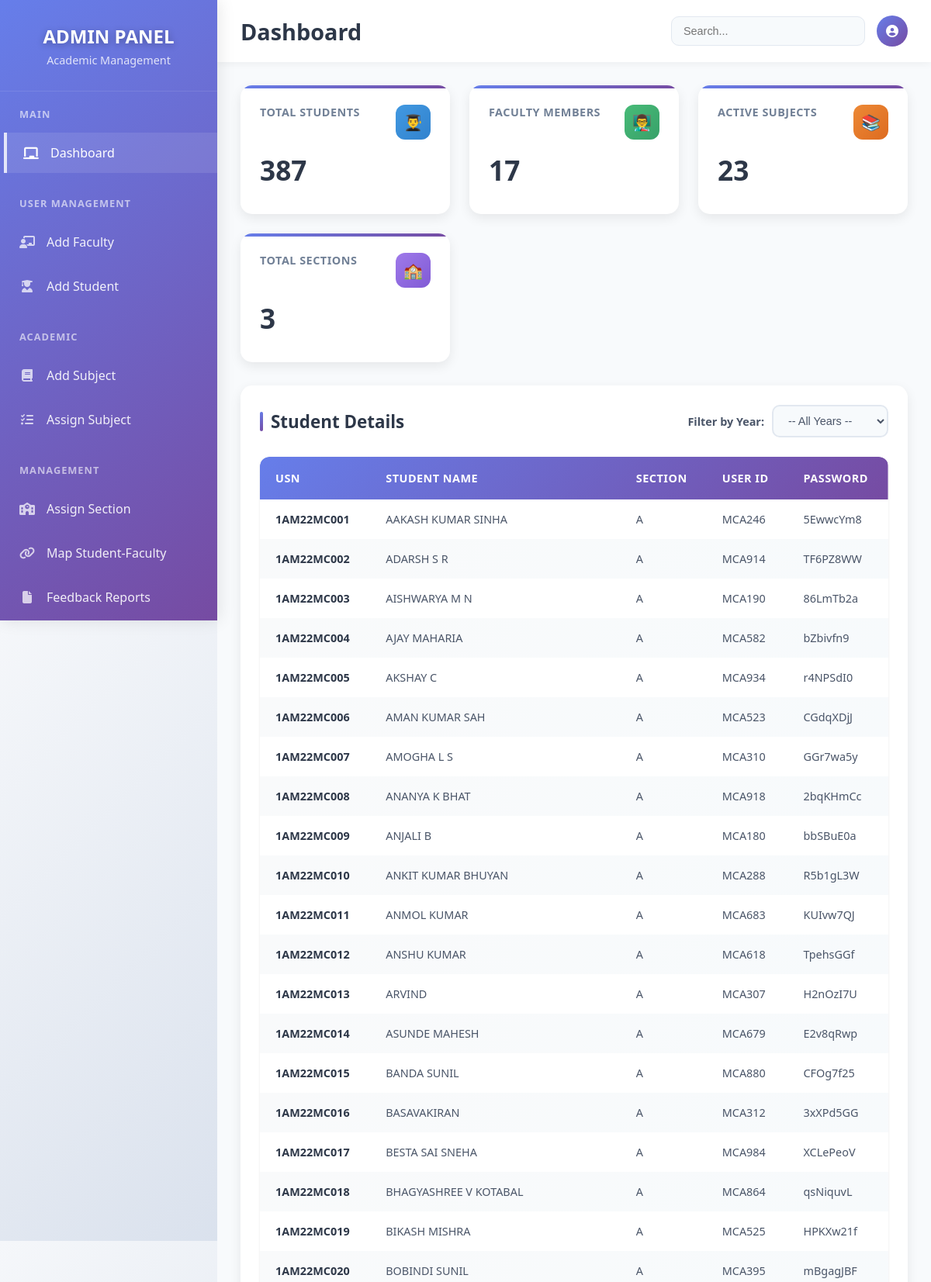
/admin-dashboard/ (signed in, upper part), run on the app's committed database.
### feedback_app/models.py (models this page shows, shortened)
class Student(models.Model):
    user = models.CharField(max_length=150)
    name = models.CharField(max_length=100)
    usn = models.CharField(max_length=20)
    section = models.CharField(max_length=10, default="A")
    year = models.IntegerField(default=2020)
    semester = models.CharField(max_length=10, default="1")
    generated_userid = models.CharField(max_length=150, blank=True)
    generated_password = models.CharField(max_length=100, blank=True)

### feedback_app/views.py (the view)
# urls.py: path('admin-dashboard/', views.admin_dashboard, name='admin_dashboard'),
@login_required
def admin_dashboard(request):
    selected_year = request.GET.get('year')
    all_students = Student.objects.all()
    years = sorted(set(student.year for student in all_students))
    if selected_year:
        students = Student.objects.filter(year=selected_year).order_by('usn')  # 🟢 Sorted filtered students
    else:
        students = Student.objects.all().order_by('usn')  # 🟢 Default to all students
    faculty = Faculty.objects.all().order_by('name')
    subjects = Subject.objects.all()
    sections = Section.objects.all()
    return render(request, 'feedback_app/admin_dashboard.html', {
        'students': students,
        'years': years,
        'selected_year': selected_year,
        'faculty': faculty,
        'subjects': subjects,
        'sections': sections
    })

### feedback_app/templates/feedback_app/admin_dashboard.html (shortened to what this page needs)
<!DOCTYPE html>
<html lang="en">
<head>
    <link rel="stylesheet" href="https://cdnjs.cloudflare.com/ajax/libs/font-awesome/6.5.0/css/all.min.css">
</head>
<body>
    <div class="dashboard-container">
        <aside class="sidebar">
            <div class="sidebar-header">
                <div class="logo">ADMIN PANEL</div>
                <div class="logo-subtitle">Academic Management</div>
            </div>
            <nav class="nav-menu">
                <div class="nav-section">
                    <div class="nav-section-title">Main</div>
                    <div class="nav-item">
                        <a href="#" class="nav-link active">
                            <div class="nav-icon"><i class="fa-solid fa-chalkboard"></i></div>
                            Dashboard
                        </a>
                    </div>
                </div>
                <div class="nav-section">
                    <div class="nav-section-title">User Management</div>
                    <div class="nav-item">
                        <a href="{% url 'add_faculty' %}" class="nav-link">
                            <div class="nav-icon"><i class="fas fa-chalkboard-teacher"></i></div>
                            Add Faculty
                        </a>
                    </div>
                    <div class="nav-item">
                        <a href="{% url 'add_student' %}" class="nav-link">
                            <div class="nav-icon"><i class="fa-solid fa-user-graduate"></i></div>
                            Add Student
                        </a>
                    </div>
                </div>
                <div class="nav-section">
                    <div class="nav-section-title">Academic</div>
                    <div class="nav-item">
                        <a href="{% url 'add_subject' %}" class="nav-link">
                            <div class="nav-icon"><i class="fa-solid fa-book"></i></div>
                            Add Subject
                        </a>
                    </div>
                    <div class="nav-item">
                        <a href="{% url 'assign_subject' %}" class="nav-link">
                            <div class="nav-icon"><i class="fas fa-tasks"></i></div>
                            Assign Subject
                        </a>
                    </div>
                </div>
                <div class="nav-section">
                    <div class="nav-section-title">Management</div>
                    <div class="nav-item">
                        <a href="{% url 'assign_section' %}" class="nav-link">
                            <div class="nav-icon"><i class="fa-solid fa-school"></i></div>
                            Assign Section
                        </a>
                    </div>
                    <div class="nav-item">
                        <a href="{% url 'map_student_faculty' %}" class="nav-link">
                            <div class="nav-icon"><i class="fa fa-link" aria-hidden="true"></i></div>
                            Map Student-Faculty
                        </a>
                    </div>
                    <div class="nav-item">
                        <a href="{% url 'feedback_report' %}" class="nav-link">
                            <div class="nav-icon"><i class="fa fa-file" aria-hidden="true"></i></div>
                            Feedback Reports
                        </a>
                    </div>
                </div>
            </nav>
            <br><br>
        </aside>
        <main class="main-content">
            <header class="top-bar">
                <h1 class="page-title">Dashboard</h1>
                <div class="user-actions">
                    <input type="text" class="search-box" placeholder="Search...">
                    <div class="user-avatar"><i class="fa-solid fa-circle-user"></i></div>
                </div>
            </header>
            <div class="content-area">
                <div class="stats-grid">
                    <div class="stat-card blue">
                        <div class="stat-header">
                            <div>
                                <div class="stat-title">Total Students</div>
                            </div>
                            <div class="stat-icon">👨‍🎓</div>
                        </div>
                        <div class="stat-number">{{ students|length }}</div>
                    </div>
                    <div class="stat-card green">
                        <div class="stat-header">
                            <div>
                                <div class="stat-title">Faculty Members</div>
                            </div>
                            <div class="stat-icon">👨‍🏫</div>
                        </div>
                        <div class="stat-number">{{ faculty|length }}</div>
                    </div>
                    <div class="stat-card orange">
                        <div class="stat-header">
                            <div>
                                <div class="stat-title">Active Subjects</div>
                            </div>
                            <div class="stat-icon">📚</div>
                        </div>
                        <div class="stat-number">{{ subjects|length }}</div>
                    </div>
                    <div class="stat-card purple">
                        <div class="stat-header">
                            <div>
                                <div class="stat-title">Total Sections</div>
                            </div>
                            <div class="stat-icon">🏫</div>
                        </div>
                        <div class="stat-number">{{ sections|length }}</div>
                    </div>
                </div>
                <div class="table-container">
                    <div class="table-header">
                        <h2 class="table-title">
                            Student Details{% if selected_year %} - Year {{ selected_year }}{% endif %}
                        </h2>
                        <form method="get" class="year-selector">
                            <label for="year-select">Filter by Year:</label>
                            <select name="year" id="year-select" onchange="this.form.submit()">
                                <option value="">-- All Years --</option>
                            </select>
                        </form>
                    </div>
                    <table class="modern-table">
                        <thead>
                            <tr>
                                <th>USN</th>
                                <th>Student Name</th>
                                <th>Section</th>
                                <th>User ID</th>
                                <th>Password</th>
                            </tr>
                        </thead>
                        <tbody>
                            {% for student in students %}
                                <tr>
                                    <td>{{ student.usn }}</td>
                                    <td>{{ student.name }}</td>
                                    <td>{{ student.section }}</td>
                                    <td>{{ student.generated_userid }}</td>
                                    <td>{{ student.generated_password }}</td>
                                </tr>
                            {% empty %}
                                <tr>
                                    <td colspan="5" class="empty-state">
                                        No students found for the selected year.
                                    </td>
                                </tr>
                            {% endfor %}
                        </tbody>
                    </table>
                </div>
            </div>
        </main>
    </div>
</body>
</html>

### data on the page
Student: usn "1AM22MC001", name "AAKASH KUMAR SINHA", section "A", generated_userid "MCA246", generated_password "5EwwcYm8"
Student: usn "1AM22MC002", name "ADARSH S R", section "A", generated_userid "MCA914", generated_password "TF6PZ8WW"
Student: usn "1AM22MC003", name "AISHWARYA M N", section "A", generated_userid "MCA190", generated_password "86LmTb2a"
Student: usn "1AM22MC004", name "AJAY MAHARIA", section "A", generated_userid "MCA582", generated_password "bZbivfn9"
Student: usn "1AM22MC005", name "AKSHAY C", section "A", generated_userid "MCA934", generated_password "r4NPSdI0"
Student: usn "1AM22MC006", name "AMAN KUMAR SAH", section "A", generated_userid "MCA523", generated_password "CGdqXDjJ"
Student: usn "1AM22MC007", name "AMOGHA L S", section "A", generated_userid "MCA310", generated_password "GGr7wa5y"
Student: usn "1AM22MC008", name "ANANYA K BHAT", section "A", generated_userid "MCA918", generated_password "2bqKHmCc"
Student: usn "1AM22MC009", name "ANJALI B", section "A", generated_userid "MCA180", generated_password "bbSBuE0a"
Student: usn "1AM22MC010", name "ANKIT KUMAR BHUYAN", section "A", generated_userid "MCA288", generated_password "R5b1gL3W"
Student: usn "1AM22MC011", name "ANMOL KUMAR", section "A", generated_userid "MCA683", generated_password "KUIvw7QJ"
Student: usn "1AM22MC012", name "ANSHU KUMAR", section "A", generated_userid "MCA618", generated_password "TpehsGGf"
Student: usn "1AM22MC013", name "ARVIND", section "A", generated_userid "MCA307", generated_password "H2nOzI7U"
Student: usn "1AM22MC014", name "ASUNDE MAHESH", section "A", generated_userid "MCA679", generated_password "E2v8qRwp"
Student: usn "1AM22MC015", name "BANDA SUNIL", section "A", generated_userid "MCA880", generated_password "CFOg7f25"
Student: usn "1AM22MC016", name "BASAVAKIRAN", section "A", generated_userid "MCA312", generated_password "3xXPd5GG"
Student: usn "1AM22MC017", name "BESTA SAI SNEHA", section "A", generated_userid "MCA984", generated_password "XCLePeoV"
Student: usn "1AM22MC018", name "BHAGYASHREE V KOTABAL", section "A", generated_userid "MCA864", generated_password "qsNiquvL"
Student: usn "1AM22MC019", name "BIKASH MISHRA", section "A", generated_userid "MCA525", generated_password "HPKXw21f"
Student: usn "1AM22MC020", name "BOBINDI SUNIL", section "A", generated_userid "MCA395", generated_password "mBgagJBF"

### other printed values
{{ students|length }} "387"
{{ faculty|length }} "17"
{{ subjects|length }} "23"
{{ sections|length }} "3"
